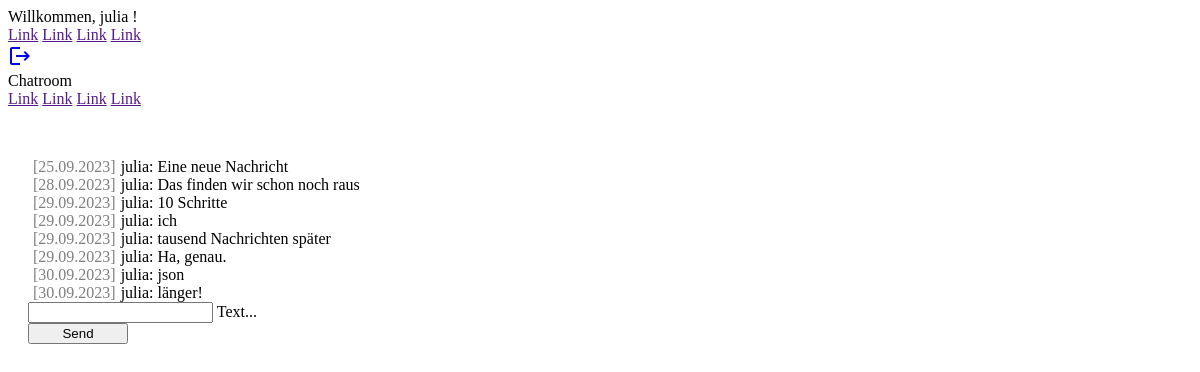
Page /chat/ (signed in) on the earlier database version.
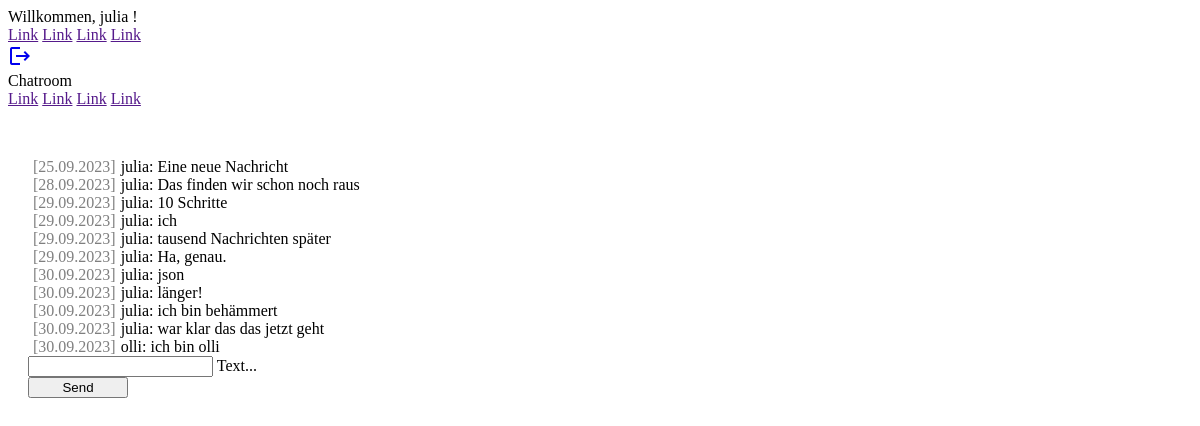
Same page on the later database version.
### chat/models.py (models this page shows)
class Message(models.Model):
    text = models.CharField(max_length=500)
    created_at = models.DateField(default=date.today)
    chat = models.ForeignKey(Chat, on_delete=models.CASCADE,  related_name='chat_message_set', default=None , blank=True, null=True )
    author = models.ForeignKey(settings.AUTH_USER_MODEL, on_delete=models.CASCADE, related_name='author_message_set')
    receiver = models.ForeignKey(settings.AUTH_USER_MODEL, on_delete=models.CASCADE, related_name='receiver_message_set')

### chat/views.py (the view, shortened to what this page needs)
# urls.py: path('chat/', index, name='chat'),
@login_required(login_url='/login/')
def index(request):
    chatMessages = Message.objects.filter(chat__id=1)
    return render(request, 'chat/index.html', {'messages':  chatMessages})

### chat/templates/chat/index.html (shortened to what this page needs)
{% extends "base.html" %}
{% block content %}
{% if request.user.is_authenticated %}
<div id="messageContainer">
  {% for message in messages %}
  <div>
    <span class="grey">[{{ message.created_at | date:"d.m.Y" }}]</span>{{message.author}}: {{message.text}}
  </div>
  {%endfor%}
</div>
<form onsubmit="sendMessage(); return false;" method="post">
  <div class="mdl-textfield mdl-js-textfield mdl-textfield--floating-label">
    <input class="mdl-textfield__input" name="textmessage" type="text" id="messageField" />
    <label class="mdl-textfield__label" for="messageField">Text...</label>
  </div>
  <button class="mdl-button mdl-js-button mdl-button--raised mdl-js-ripple-effect mdl-button--accent">
    Send
  </button>
</form>
{% else %}
<h1>Nicht eingeloggt</h1>
<p>Du bist nicht eingeloggt. Bitte logge dich ein.<br>
  Bitte klicke <a href="/login/">hier</a></p>
{% endif %}
{% endblock %}

Differences in the rows shown:
added Message: created_at "30.09.2023", author "julia", text "ich bin behämmert"
added Message: created_at "30.09.2023", author "julia", text "war klar das das jetzt geht"
added Message: created_at "30.09.2023", author "olli", text "ich bin olli"
